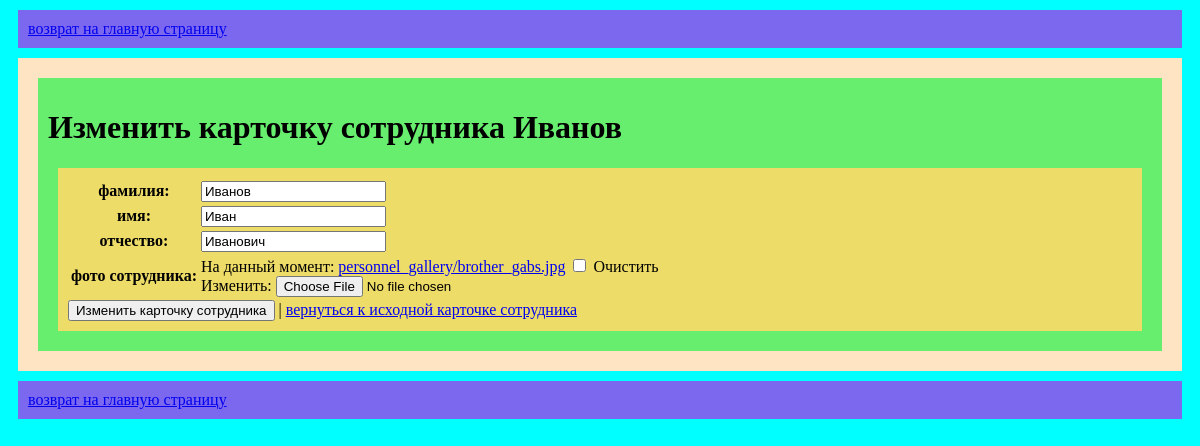
The app's page /update_personnel/1 with its own data.
### app/models.py (models this page shows, shortened)
class ProfilePersonnelModel(models.Model):
    surname = models.CharField(max_length=20, verbose_name="фамилия", blank=False,
                               validators=[MinLengthValidator(2)])  # валидация минимальной длинны
    name = models.CharField(max_length=20, verbose_name="имя", blank=True, default="неизвестно",
                            validators=[MinLengthValidator(2)])  # валидация минимальной длинны
    patronymic = models.CharField(max_length=20, verbose_name="отчество", blank=True, default="неизвестно",
                                  validators=[MinLengthValidator(2)])  # валидация минимальной длинны
    image = models.FileField(upload_to="personnel_gallery/", blank=True, verbose_name="фото сотрудника")

### app/views.py (the view)
# urls.py: path('update_personnel/<int:pk>', views.UpdatePersonnel.as_view(), name='update_personnel'),
class UpdatePersonnel(UpdateView):
    model = models.ProfilePersonnelModel
    form_class = forms.PersonnelForm
    template_name = "app/update_personnel.html"
    success_url = reverse_lazy("app:list_personnel")
    context_object_name = "person_one"  # переменная, передающаяся в шаблон

### app/forms.py
class PersonnelForm(forms.ModelForm):
    class Meta:
        model = models.ProfilePersonnelModel
        fields = "__all__"
        labels = {
            "surname": "фамилия",
            "name": "имя",
            "patronymic": "отчество",
            "image": "фото сотрудника",
        }
        error_messages = {
            "surname": {
                "max_length": "слишком длинная фамилия",
                "min_length": "слишком короткая фамилия",
                "required": "поле не должно быть пустым",
            },
            "name": {
                "max_length": "слишком длинное имя",
                "min_length": "слишком короткое имя",
                "required": "поле не должно быть пустым",
            },
            "patronymic": {
                "max_length": "слишком длинное отчество",
                "min_length": "слишком короткое отчество",
                "required": "поле не должно быть пустым",
            },
        }

### app/templates/app/update_personnel.html (shortened to what this page needs)
{% extends 'app/base.html'  %}
{% load static %}
{% block content %}
<div class="base-content">
    <h1>Изменить карточку сотрудника {{ person_one.surname }}</h1>
    <div class="one-person">
        <form method="POST" enctype="multipart/form-data">
            <table>
                {{ form }}
            </table>
            <button type="submit">Изменить карточку сотрудника</button> |
            <a href="{% url 'app:detail_personnel' person_one.pk %}">вернуться к исходной карточке сотрудника</a>
        </form>
    </div>
</div>
{% endblock %}

### app/static/app/css/base.css (style rules this page uses)
html { background-color: cyan; }
.base-content { background-color: #68ee6f; margin: 10px; padding: 10px; }
.one-person { background-color: #eedc68; margin: 10px; padding: 10px; }

### records on screen
ProfilePersonnelModel: surname "Иванов", name "Иван", patronymic "Иванович"
